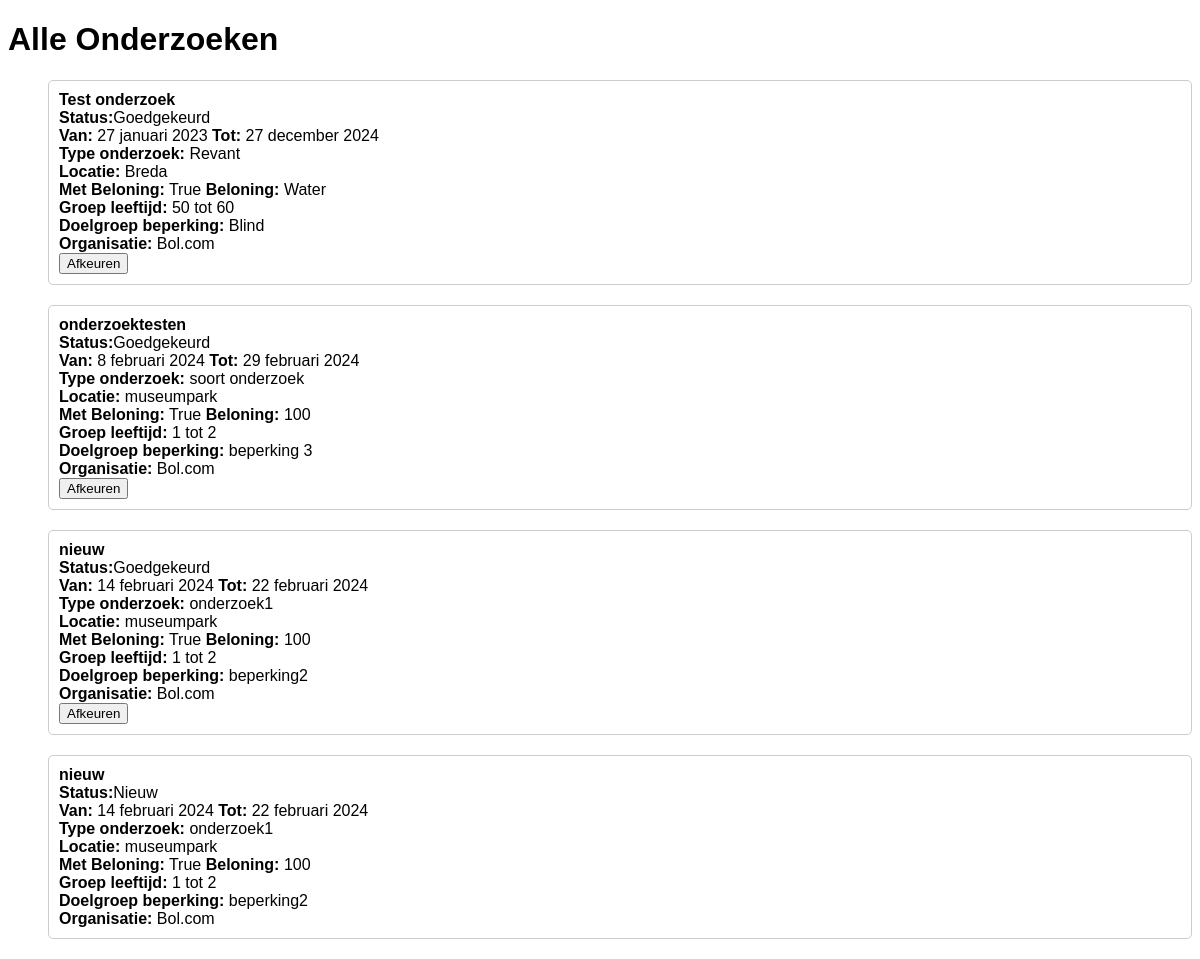
The app's page /beheerders/onderzoeksvragen/, older data.
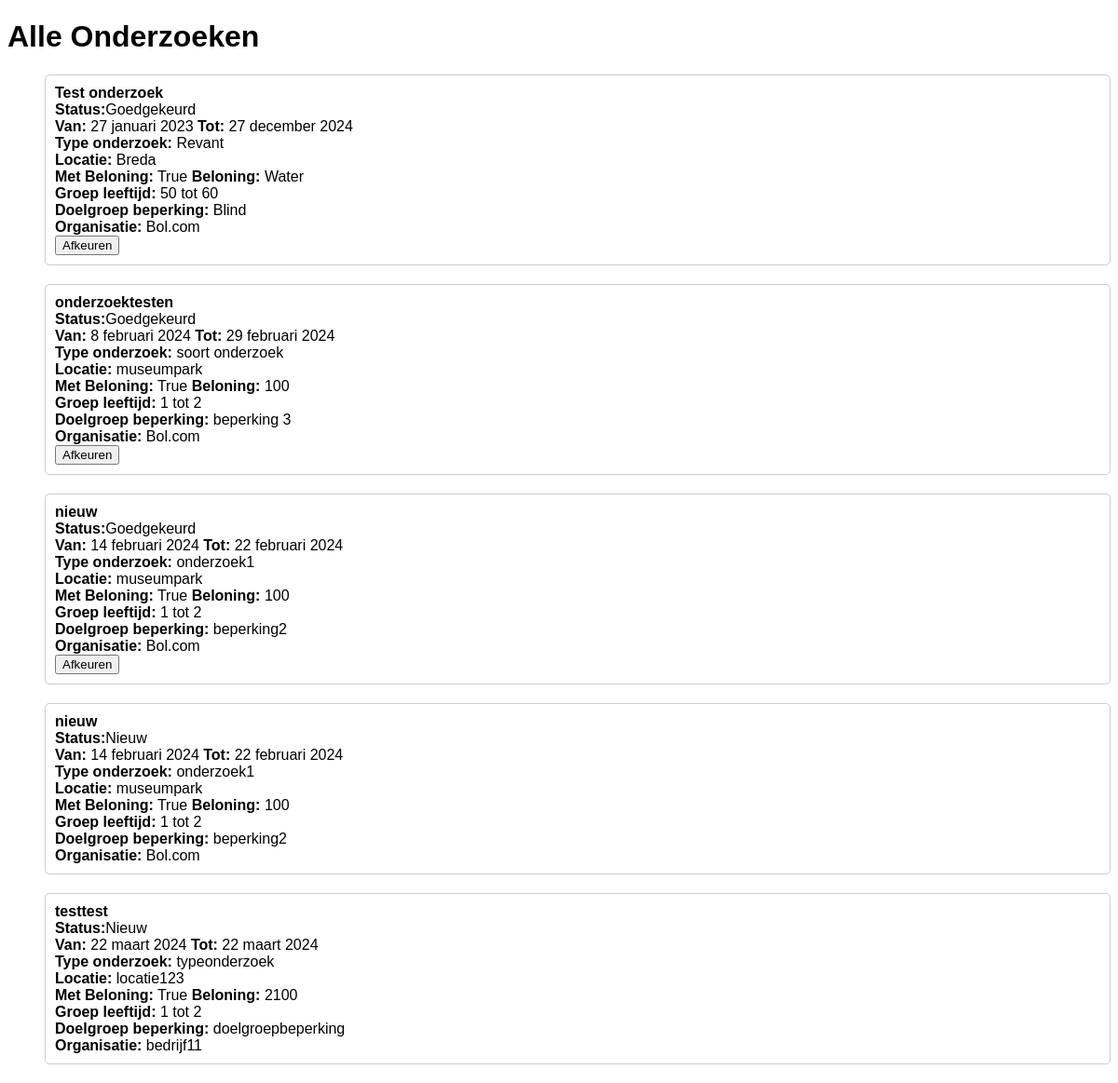
The same page, newer data.
### core/models.py (models this page shows, shortened)
class Onderzoek(models.Model):
    onderzoek_id = models.AutoField(primary_key=True)
    titel = models.CharField(max_length=255)
    omschrijving = models.TextField(blank=True, null=True)
    status = models.CharField(max_length=50, blank=True, null=True)
    beschikbaar = models.BooleanField(default=True)
    datum_vanaf = models.DateField(blank=True, null=True)
    datum_tot = models.DateField(blank=True, null=True)
    type_onderzoek = models.CharField(max_length=50, blank=True, null=True)
    locatie = models.CharField(max_length=255, blank=True, null=True)
    met_beloning = models.BooleanField(default=False)
    beloning = models.CharField(max_length=255, blank=True, null=True)
    doelgroep_leeftijd_van = models.IntegerField(blank=True, null=True)
    doelgroep_leeftijd_tot = models.IntegerField(blank=True, null=True)
    doelgroep_beperking = models.CharField(max_length=255, blank=True, null=True)
    organisatie = models.ForeignKey(Organisaties, on_delete=models.CASCADE)
    class Meta:
        db_table = 'Onderzoek'

class Organisaties(models.Model):
    organisatie_id = models.AutoField(primary_key=True)
    naam = models.CharField(max_length=255)
    type = models.CharField(max_length=255, blank=True, null=True)
    website = models.URLField(blank=True, null=True)
    beschrijving = models.TextField(blank=True, null=True)
    contactpersoon = models.CharField(max_length=255, blank=True, null=True)
    email = models.EmailField(blank=True, null=True)
    telefoonnummer = models.CharField(max_length=20, blank=True, null=True)
    overige_details = models.TextField(blank=True, null=True)
    api_key = models.CharField(max_length=255, blank=True, null=True)
    class Meta:
        db_table = 'organisaties'

### beheerders/views.py (the view)
# urls.py: path('onderzoeksvragen/', onderzoeksvragen, name='onderzoeksvragen'),
def onderzoeksvragen(request):
    onderzoeken = Onderzoek.objects.all()
    return render(request, 'onderzoeksvragen.html', {'onderzoeken': onderzoeken})

### beheerders/templates/onderzoeksvragen.html (shortened to what this page needs)
<!DOCTYPE html>
<html lang="nl">
<head>
    {% load static %}
</head>
<body>
    <h1>Alle Onderzoeken</h1>
    <ul>
        {% for onderzoek in onderzoeken %}
            <li id="onderzoek-item-{{ onderzoek.pk }}">
                <strong>{{ onderzoek.titel }}</strong><br>
                <strong>Status:</strong><span id="status-{{ onderzoek.pk }}">{{ onderzoek.status }}</span><br>
                <strong>Van:</strong> {{ onderzoek.datum_vanaf }} <strong>Tot:</strong> {{ onderzoek.datum_tot }}<br>
                <strong>Type onderzoek:</strong> {{ onderzoek.type_onderzoek }}<br>
                <strong>Locatie:</strong> {{ onderzoek.locatie }}<br>
                <strong>Met Beloning:</strong> {{ onderzoek.met_beloning }} <strong>Beloning:</strong> {{ onderzoek.beloning }}<br>
                <strong>Groep leeftijd:</strong> {{ onderzoek.doelgroep_leeftijd_van }} tot {{ onderzoek.doelgroep_leeftijd_tot }}<br>
                <strong>Doelgroep beperking:</strong> {{ onderzoek.doelgroep_beperking }}<br>
                <strong>Organisatie:</strong> {{ onderzoek.organisatie.naam }}<br>
                {% if onderzoek.status == 'Goedgekeurd' %}
                    <button id="afkeur-knop-{{ onderzoek.pk }}" onclick="afkeuren(event, {{ onderzoek.pk }})">Afkeuren</button>
                {% endif %}
            </li>
        {% empty %}
            <li>Geen onderzoeken gevonden.</li>
        {% endfor %}
    </ul>
</body>
</html>

Row changes from the older to the newer data that the page shows:
added Onderzoek: titel "testtest", status "Nieuw", datum_vanaf "22 maart 2024", datum_tot "22 maart 2024", type_onderzoek "typeonderzoek", locatie "locatie123", met_beloning "True", beloning "2100", doelgroep_leeftijd_van "1", doelgroep_leeftijd_tot "2", doelgroep_beperking "doelgroepbeperking", organisatie.naam "bedrijf11"
